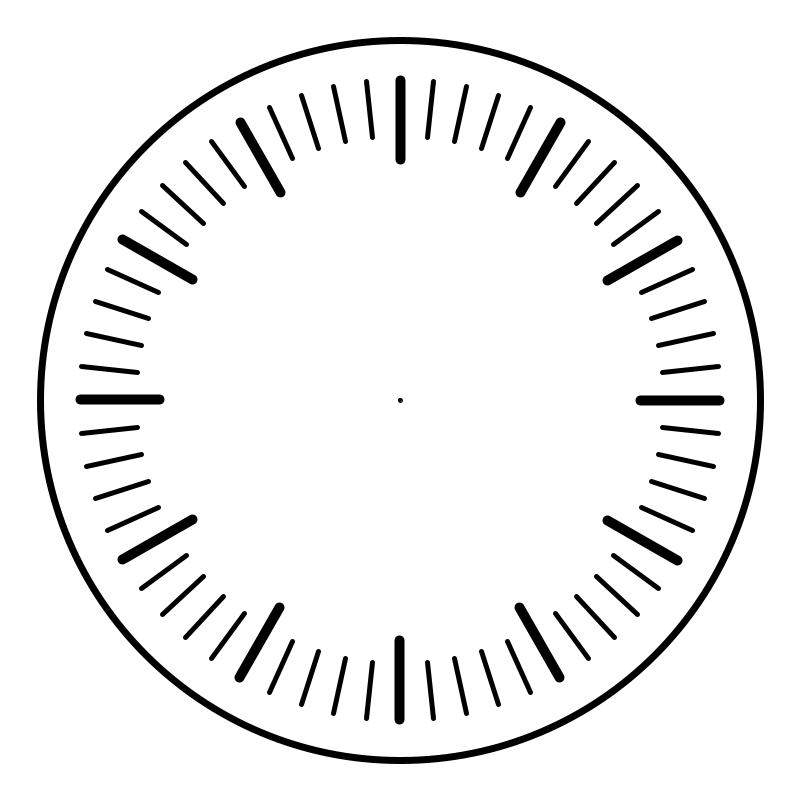
Frame 1 (no input)
Frame 60 (the mouse pressed at the canvas centre just before this capture): identical to frame 1, image omitted
Frame 120 (the mouse held since frame 60 and released just before this capture): identical to frame 1, image omitted

The Processing sketch that drew this single still picture (run headless with seeded random() and noise(); from frame 60 on, the mouse is pressed at the canvas centre):

// Processing sketch: clockDemo
// ── clockDemo.pde


void setup() {
  size(800, 800);
}

void draw() {
  background(255);

  displayFace();
}

void displayFace() {
  translate(width/2, height/2);

  //exterior circle
  strokeWeight(7);
  fill(255);
  ellipse(0, 0, width*0.9, width*0.9);

  //center dot
  fill(0);
  strokeWeight(1);
  ellipse(0, 0, width*0.005, width*0.005);


  //second hand tick marks
  for (int i=0; i<60; i++) {
    rotate(radians(360/60));
    strokeWeight(5);
    stroke(0);
    line(width*0.33, 0, width*0.40, 0);
  }
  
  //hour tick marks
  for (int i=0; i<12; i++) {
    rotate(radians(360/12));
    strokeWeight(10);
    stroke(0);
    line(width*0.30, 0, width*0.40, 0);
  }
}
